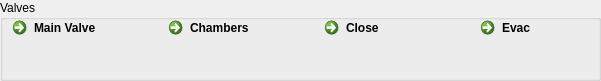
   <widget class="QGroupBox" name="groupBox_3">
    <property name="geometry">
     <rect>
      <x>190</x>
      <y>0</y>
      <width>601</width>
      <height>81</height>
     </rect>
    </property>
    <property name="title">
     <string>Valves</string>
    </property>
    <widget class="QWidget" name="gridLayoutWidget_4">
     <property name="geometry">
      <rect>
       <x>5</x>
       <y>10</y>
       <width>620</width>
       <height>63</height>
      </rect>
     </property>
     <layout class="QGridLayout" name="gridLayout_4">
      <item row="0" column="1">
       <widget class="QCommandLinkButton" name="chambersValveButton">
        <property name="maximumSize">
         <size>
          <width>150</width>
          <height>16777215</height>
         </size>
        </property>
        <property name="text">
         <string>Chambers</string>
        </property>
       </widget>
      </item>
      <item row="0" column="2">
       <widget class="QCommandLinkButton" name="closeValveButton">
        <property name="maximumSize">
         <size>
          <width>150</width>
          <height>16777215</height>
         </size>
        </property>
        <property name="text">
         <string>Close</string>
        </property>
       </widget>
      </item>
      <item row="1" column="1">
       <widget class="QLabel" name="chambersLED">
        <property name="minimumSize">
         <size>
          <width>20</width>
          <height>20</height>
         </size>
        </property>
        <property name="maximumSize">
         <size>
          <width>20</width>
          <height>20</height>
         </size>
        </property>
        <property name="text">
         <string/>
        </property>
        <property name="pixmap">
         <pixmap resource="FireTamer.qrc">:/images/ledoff.png</pixmap>
        </property>
        <property name="scaledContents">
         <bool>true</bool>
        </property>
       </widget>
      </item>
      <item row="1" column="0">
       <widget class="QLabel" name="mainValveLED">
        <property name="minimumSize">
         <size>
          <width>20</width>
          <height>20</height>
         </size>
        </property>
        <property name="maximumSize">
         <size>
          <width>20</width>
          <height>20</height>
         </size>
        </property>
        <property name="text">
         <string/>
        </property>
        <property name="pixmap">
         <pixmap resource="FireTamer.qrc">:/images/ledoff.png</pixmap>
        </property>
        <property name="scaledContents">
         <bool>true</bool>
        </property>
       </widget>
      </item>
      <item row="1" column="2">
       <widget class="QLabel" name="closeLED">
        <property name="minimumSize">
         <size>
          <width>20</width>
          <height>20</height>
         </size>
        </property>
        <property name="maximumSize">
         <size>
          <width>20</width>
          <height>20</height>
         </size>
        </property>
        <property name="text">
         <string/>
        </property>
        <property name="pixmap">
         <pixmap resource="FireTamer.qrc">:/images/ledoff.png</pixmap>
        </property>
        <property name="scaledContents">
         <bool>true</bool>
        </property>
       </widget>
      </item>
      <item row="0" column="0">
       <widget class="QCommandLinkButton" name="mainValveButton">
        <property name="maximumSize">
         <size>
          <width>150</width>
          <height>16777215</height>
         </size>
        </property>
        <property name="text">
         <string>Main Valve</string>
        </property>
       </widget>
      </item>
      <item row="0" column="3">
       <widget class="QCommandLinkButton" name="evacValvebutton">
        <property name="maximumSize">
         <size>
          <width>150</width>
          <height>16777215</height>
         </size>
        </property>
        <property name="text">
         <string>Evac</string>
        </property>
       </widget>
      </item>
      <item row="1" column="3">
       <widget class="QLabel" name="evacLED">
        <property name="minimumSize">
         <size>
          <width>20</width>
          <height>20</height>
         </size>
        </property>
        <property name="maximumSize">
         <size>
          <width>20</width>
          <height>20</height>
         </size>
        </property>
        <property name="text">
         <string/>
        </property>
        <property name="pixmap">
         <pixmap resource="FireTamer.qrc">:/images/ledoff.png</pixmap>
        </property>
        <property name="scaledContents">
         <bool>true</bool>
        </property>
       </widget>
      </item>
     </layout>
    </widget>
   </widget>
